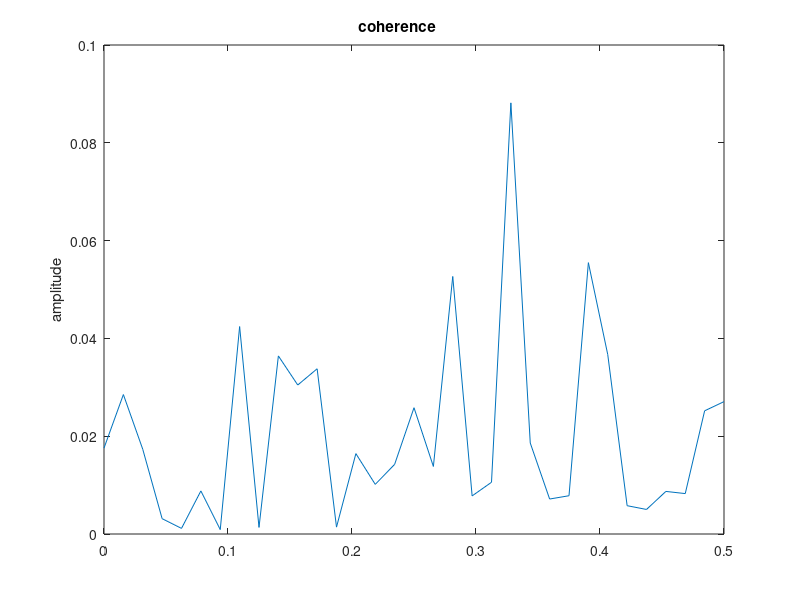

This chart was generated by the following MATLAB code: (Note: this script raises an error after producing the figure.)
%% simulate and plot

plot(rand(100))

x = rand(1024,1);
z=mscohere(sin(x),cos(x))
mean(z)
z=mscohere(sin(2*pi*x),cos(2*pi*x))
hist(z,[1000])
hist(x,[100])

plot(cos(2*pi*x),sin(2*pi*x))
plot(cos(x),sin(x))
axis equal

plot(cos((x-mean(x))/std(x)))

plot(sin([0:0.001:1]))
plot([0:0.001:1])
plot(sin([0:0.01:3]))
plot(sin([0:0.01:4]))

xs=sin(2*pi*x)+sin(2*pi*4*x)+sin(2*pi*8*x)+sin(2*pi*12*x)+sin(2*pi*24*x)
xc=cos(2*pi*x)+cos(2*pi*4*x)+cos(2*pi*8*x)+cos(2*pi*12*x)+cos(2*pi*24*x)
corr(abs(fft(xs)),abs(fft(xc)))

mscohere(xs,xc)
mscohere(xs,xc,hanning(24),12,24)
z=mscohere(xs,xc)

plot(x)
plot(xc)
plot(xs)
plot(xs,xc,'r.')
plot(xcorr(x,x))
plot(xcorr(xs,xc))

%% epileptogenicity index

[c,lag] = xcorr(xc,xs);
plot(lag,c,'r'); 
[~,I] = max(abs(c));
timeDiff = lag(I)/size(x,1)

[P1,f1] = periodogram(xs);
[P2,f2] = periodogram(xc);
plot(f2,P2)
plot(f1,P1)

[Cxy,f] = mscohere(xc,xs);
Pxy     = cpsd(xc,xs);
phase   = -angle(Pxy)/pi*180;
[pks,locs] = findpeaks(Cxy,'MinPeakHeight',0.3)
plot(f,Cxy); 
plot(f,phase); 


maxlags = numel(xs)*0.5;
[xcv,lag] = xcov(xs,maxlags);
[~,df] = findpeaks(xcv,'MinPeakHeight',0.3)
plot(lag,xcv)


%http://www.mathworks.com/help/signal/examples/measuring-signal-similarities.html